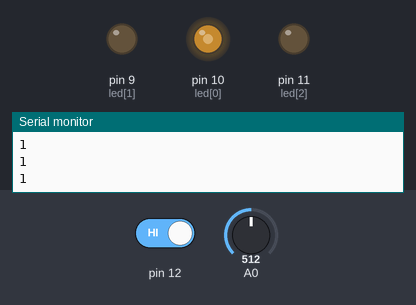
Simulated run of this sketch. Board: Arduino Uno, built with avr-gcc and run on an emulated ATmega328P. Shown: output pins drawn as LEDs (lit = HIGH), the last lines printed to the serial monitor. The inputs (shaded band) are chosen by the test bench; at power-on: A0 = 512, pin 12 HIGH.

Above: at 1.2 s.
1.3 s: A0 set to 716
At 2.1 s:
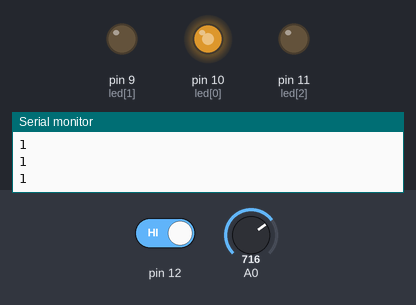
2.9 s: pin 12 driven LOW
At 3.6 s:
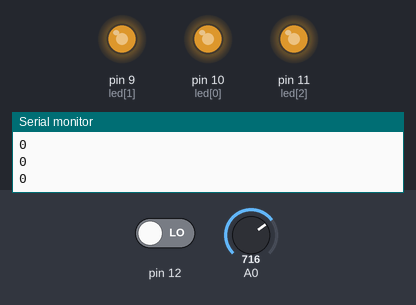
4.6 s: A0 set to 900
At 4.86 s:
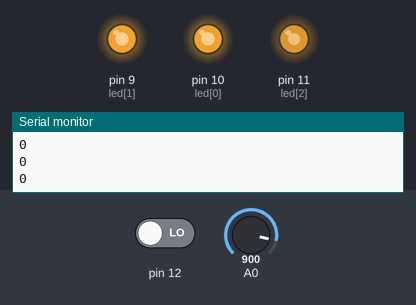
6.4 s: A0 set to 511
At 7.9 s:
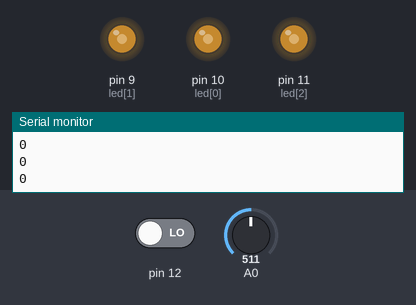
8.2 s: A0 set to 122
At 9.4 s:
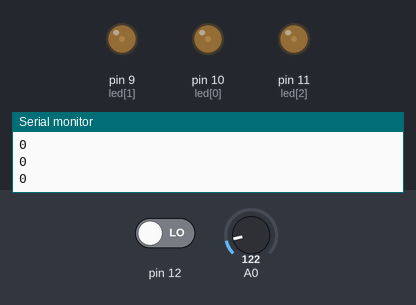
10.0 s: A0 set to 0
At 10.27 s:
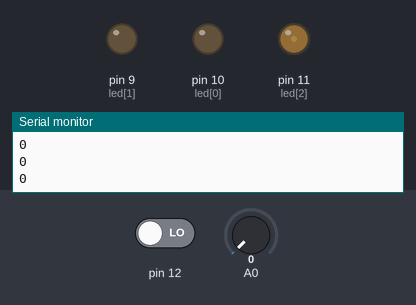
Timing chart, 0 to 12.8 s (numbered marks = the images above; inputs shaded):
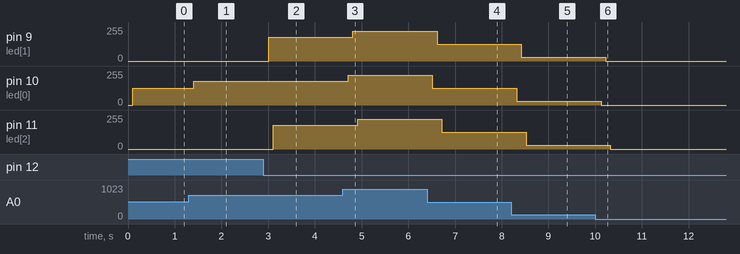

Measured:
- after the input at 1.3 s, pin 10 (led[0]): 127/255 → 178/255 after 0.10 s
- after the input at 2.9 s, pin 9 (led[1]): 0/255 → 178/255 after 0.11 s; pin 11 (led[2]): 0/255 → 178/255 after 0.21 s
- after the input at 4.6 s, pin 9 (led[1]): 178/255 → 224/255 after 0.21 s; pin 10 (led[0]): 178/255 → 224/255 after 0.11 s; pin 11 (led[2]): 178/255 → 224/255 after 0.31 s
- after the input at 6.4 s, pin 9 (led[1]): 224/255 → 127/255 after 0.22 s; pin 10 (led[0]): 224/255 → 127/255 after 0.12 s; pin 11 (led[2]): 224/255 → 127/255 after 0.32 s
- after the input at 8.2 s, pin 9 (led[1]): 127/255 → 30/255 after 0.22 s; pin 10 (led[0]): 127/255 → 30/255 after 0.12 s; pin 11 (led[2]): 127/255 → 30/255 after 0.32 s
- after the input at 10.0 s, pin 9 (led[1]): 30/255 → 0/255 after 0.23 s; pin 10 (led[0]): 30/255 → 0/255 after 0.13 s; pin 11 (led[2]): 30/255 → 0/255 after 0.33 s

The sketch:

Exercicio02.ino
```cpp
unsigned int sensorAnalogico;
unsigned int pwm;
int i=0;
int led[] = {10, 9, 11};

void setup() {
  Serial.begin(9600);
   pinMode(12, INPUT);

}

void loop() {
  int liga = digitalRead(12);
  sensorAnalogico = analogRead(A0);
  //Serial.println(sensorAnalogico);
  Serial.println(liga);
  delay(100);

  pwm = map (sensorAnalogico, 0, 1023, 0, 255);


  if(liga == 0 ){
    led[i];
    i++;

    if (i == 3) {
      i = 0;
    }
  }

  analogWrite(led[i], pwm);


}
```
